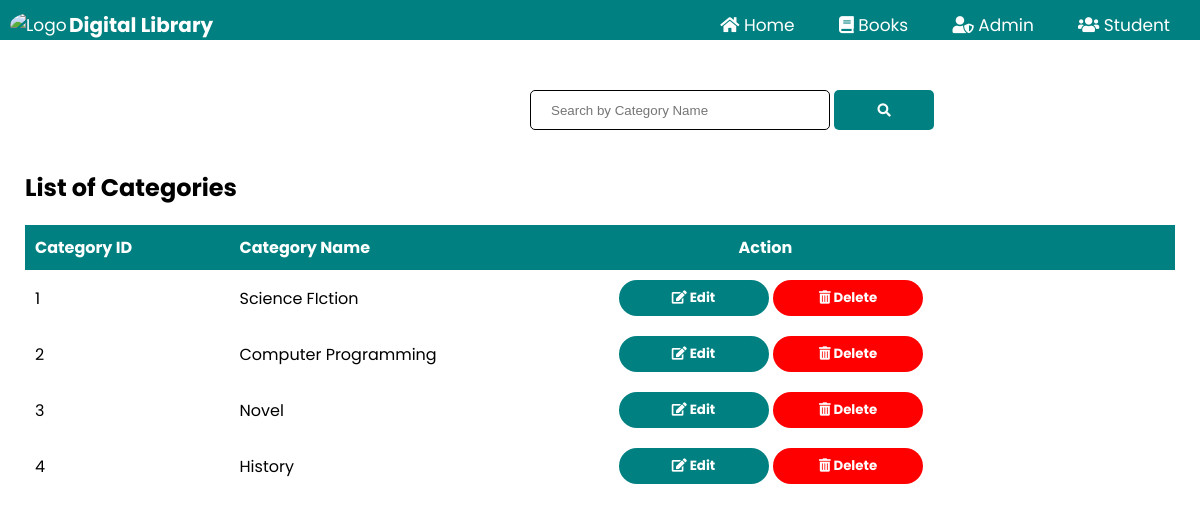
Page /manage_categories.php on the committed database.
### tables this page shows
CREATE TABLE `category` (
  `categoryid` int(111) NOT NULL,
  `categoryname` varchar(111) NOT NULL
);

### manage_categories.php (the view, shortened to what this page needs)
<?php
	include "connection.php";
    include "admin_navbar.php";
?>
<!DOCTYPE html>
<html lang="en">
<head>
    <link rel="stylesheet" href="https://cdnjs.cloudflare.com/ajax/libs/font-awesome/5.15.2/css/all.min.css" />
    <link rel="stylesheet" href="style.css?v=<?php echo time(); ?>">
</head>
<body>
    <div class="search-bar admin-search">
        <form action="" method='post'>
            <input type="search" name='search' placeholder='Search by Category Name' required>
            <button type='submit' name='submit'><i class="fas fa-search"></i></button>
        </form>
    </div>
    <div class="request-table">
        <div class="request-container">
            <h2 class="request-title student-info-title">List of Categories</h2>
            <?php
		if(isset($_POST['submit']))
		{
			$q=mysqli_query($db,"SELECT * FROM category where categoryname like '%$_POST[search]%'; ");
			if(mysqli_num_rows($q)==0)
			{
				echo "Sorry! No Categories found. Try searching again";
			}
			else
			{
				echo "<table class='rtable authortable'>";
                echo "<tr style='background-color: teal;'>";
                echo "<th>"; echo "Category ID"; echo "</th>";
                echo "<th>"; echo "Category Name"; echo "</th>";
                echo "<th>"; echo "Action"; echo "</th>";
                echo "</tr>";
                while($row=mysqli_fetch_assoc($q))
                {
                    echo "<tr>";
                    echo "<td>"; echo $row['categoryid']; echo "</td>";
                    echo "<td>"; echo $row['categoryname']; echo "</td>";
                    echo "<td>";?><a href="edit_category.php?ed=<?php echo $row['categoryid'];?>"><button style="font-weight:bold;" type="submit" name="submit1" class="btn btn-default actionbtn"><i class="fas fa-edit"></i> Edit
			        </button>
                    </a>
                    <a href="delete_category.php?del=<?php echo $row['categoryid'];?>"><button onclick="del()" style="font-weight:bold;" type="submit" name="submit1" class="delbtn" ><i class="fas fa-trash-alt"></i> Delete
                        </button>
                    </a>
			        <?php
			        echo "</td>";
                    echo "</tr>";
                }
                echo "</table>";
		    }
		}
		else
		{
			$res=mysqli_query($db,"SELECT * FROM category; ");
            echo "<table class='rtable authortable'>";
                echo "<tr style='background-color: teal;'>";
                echo "<th>"; echo "Category ID"; echo "</th>";
                echo "<th>"; echo "Category Name"; echo "</th>";
                echo "<th>"; echo "Action"; echo "</th>";
                echo "</tr>";
            while($row=mysqli_fetch_assoc($res))
            {
                echo "<tr>";
                echo "<td>"; echo $row['categoryid']; echo "</td>";
                echo "<td>"; echo $row['categoryname']; echo "</td>";
                echo "<td>";?><a href="edit_category.php?ed=<?php echo $row['categoryid'];?>"><button style="font-weight:bold;" type="submit" name="submit1" class="btn btn-default actionbtn"><i class="fas fa-edit"></i> Edit
                </button>
                </a>
                <a href="delete_category.php?del=<?php echo $row['categoryid'];?>"><button onclick="del()" style="font-weight:bold;" type="submit" name="submit1" class="delbtn"><i class="fas fa-trash-alt"></i> Delete
                </button></a>
                <?php
                echo "</td>";
                echo "</tr>";
            }
            echo "</table>";
            }
        ?>
        </div>
    </div>
</body>
</html>

### style.css (style rules this page uses)
html { scroll-behavior: smooth; }
* { margin: 0; padding: 0; box-sizing: border-box; }
body { font-family: 'Poppins', sans-serif; }
a { text-decoration: none; color: #fff; font-size: 17px; }
.profile-table tr,td { border: none; padding: 10px; }
.btn-default { margin-top: 20px; margin-left: 60px; width: 150px; cursor: pointer; outline: none; border: none; }
.search-bar { margin-left: 480px; }
.search-bar input { border-radius: 5px; border: 1px solid; height: 40px; padding: 10px; padding-left: 20px; }
.search-bar button { width: 100px; padding: 10px; height: 40px; background-color: teal; color: white; border: none; border-radius: 5px; cursor: pointer; transition: 0.4s; outline: none; }
.admin-search { padding-top: 40px; margin-left: 530px; }
.btn { font-family: 'Poppins', sans-serif; }
.request-table { padding-bottom: 500px; }
.request-container { max-width: 1300px; margin: auto; padding-left: 25px; padding-right: 25px; }
.request-container .request-title { padding-top: 100px; }
.request-container .student-info-title { padding-top: 30px; }
.rtable { width: 100%; margin-top: 20px; border-collapse: collapse; }
.rtable th { text-align: left; color: white; padding: 10px; }
.authortable th:last-child { padding-left: 130px; }
.actionbtn { padding: 10px; margin: 0; }
.delbtn { background-color: red; color: #fff; padding: 8px 30px; border-radius: 30px; transition: background-color 0.4s; outline: none; border: none; cursor: pointer; width: 150px; font-family: 'Poppins', sans-serif; }
form input { width: 300px; height: 30px; margin: 10px 0; padding: 0 10px; border: 1px solid #ccc; }
.btn { display: inline-block; background-color: teal; color: #fff; padding: 8px 30px; border-radius: 30px; transition: background-color 0.4s; outline: none; }

### rows in the picture
category: categoryid "1", categoryname "Science FIction"
category: categoryid "2", categoryname "Computer Programming"
category: categoryid "3", categoryname "Novel"
category: categoryid "4", categoryname "History"
